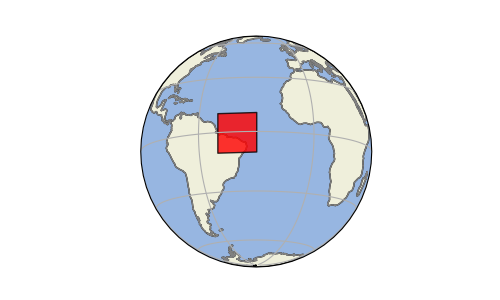

Generate this figure with Python:
import matplotlib.pyplot as plt
import numpy as np
from shapely.geometry.polygon import LinearRing
import cartopy.crs as ccrs
import cartopy.feature as cfeature

from shapely.geometry.polygon import LinearRing
def sample_data(shape=(20, 30)):
    """
    Return ``(x, y, u, v, crs)`` of some vector data
    computed mathematically. The returned crs will be a rotated
    pole CRS, meaning that the vectors will be unevenly spaced in
    regular PlateCarree space.

    """
    #crs = ccrs.RotatedPole(pole_longitude=177.5, pole_latitude=37.5)



def main():
    fig = plt.figure(figsize=(5, 3))
    ax = fig.add_subplot(1, 1, 1, projection=ccrs.Orthographic(-30,-10))



    ax.add_feature(cfeature.OCEAN, zorder=0)
    ax.add_feature(cfeature.LAND, zorder=0, edgecolor='black')
    ax.add_feature(cfeature.COASTLINE, edgecolor='gray')


    ax.set_global()
    ax.gridlines()


  #local visualizado  
    lons = [-50, -50, -30, -30]
    lats = [10,-10 ,-10, 10]
    ring = LinearRing(list(zip(lons, lats)))
    ax.add_geometries([ring], ccrs.PlateCarree(), facecolor='red', edgecolor='black',alpha=0.8)

 # Save the figure with transparent background
    plt.savefig('C:/Users/flora/OneDrive/Documentos/MESTRADO_UFSC/rotinas/python/Mapa_Bola.png', transparent=True)

    plt.show()


if __name__ == '__main__':
    main()